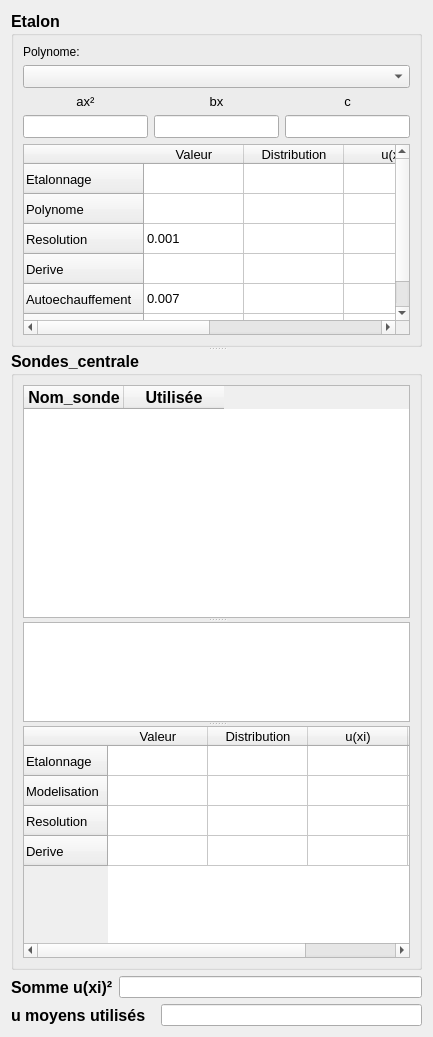
      <widget class="QWidget" name="tab_3">
       <attribute name="title">
        <string>Moyens de mesure</string>
       </attribute>
       <layout class="QVBoxLayout" name="verticalLayout_5">
        <item>
         <widget class="QSplitter" name="splitter_2">
          <property name="orientation">
           <enum>Qt::Vertical</enum>
          </property>
          <widget class="QGroupBox" name="groupBox_5">
           <property name="sizePolicy">
            <sizepolicy hsizetype="Preferred" vsizetype="Expanding">
             <horstretch>0</horstretch>
             <verstretch>0</verstretch>
            </sizepolicy>
           </property>
           <property name="font">
            <font>
             <pointsize>12</pointsize>
             <weight>75</weight>
             <bold>true</bold>
            </font>
           </property>
           <property name="title">
            <string>Etalon</string>
           </property>
           <layout class="QGridLayout" name="gridLayout_5">
            <item row="0" column="0">
             <widget class="QLabel" name="label_15">
              <property name="font">
               <font>
                <pointsize>9</pointsize>
                <weight>50</weight>
                <bold>false</bold>
               </font>
              </property>
              <property name="text">
               <string>Polynome:</string>
              </property>
             </widget>
            </item>
            <item row="1" column="0">
             <widget class="QComboBox" name="comboBox_polynome_etalon">
              <property name="font">
               <font>
                <pointsize>10</pointsize>
                <weight>50</weight>
                <bold>false</bold>
               </font>
              </property>
             </widget>
            </item>
            <item row="2" column="0">
             <layout class="QHBoxLayout" name="horizontalLayout_19">
              <item>
               <layout class="QVBoxLayout" name="verticalLayout_7">
                <item>
                 <widget class="QLabel" name="label_17">
                  <property name="font">
                   <font>
                    <pointsize>10</pointsize>
                    <weight>50</weight>
                    <bold>false</bold>
                   </font>
                  </property>
                  <property name="text">
                   <string>ax²</string>
                  </property>
                  <property name="alignment">
                   <set>Qt::AlignCenter</set>
                  </property>
                 </widget>
                </item>
                <item>
                 <widget class="QLineEdit" name="lineEdit_ax2">
                  <property name="font">
                   <font>
                    <pointsize>10</pointsize>
                    <weight>50</weight>
                    <bold>false</bold>
                   </font>
                  </property>
                  <property name="readOnly">
                   <bool>true</bool>
                  </property>
                 </widget>
                </item>
               </layout>
              </item>
              <item>
               <layout class="QVBoxLayout" name="verticalLayout_8">
                <item>
                 <widget class="QLabel" name="label_18">
                  <property name="font">
                   <font>
                    <pointsize>10</pointsize>
                    <weight>50</weight>
                    <bold>false</bold>
                   </font>
                  </property>
                  <property name="text">
                   <string>bx</string>
                  </property>
                  <property name="alignment">
                   <set>Qt::AlignCenter</set>
                  </property>
                 </widget>
                </item>
                <item>
                 <widget class="QLineEdit" name="lineEdit_bx">
                  <property name="font">
                   <font>
                    <pointsize>10</pointsize>
                    <weight>50</weight>
                    <bold>false</bold>
                   </font>
                  </property>
                  <property name="readOnly">
                   <bool>true</bool>
                  </property>
                 </widget>
                </item>
               </layout>
              </item>
              <item>
               <layout class="QVBoxLayout" name="verticalLayout_9">
                <item>
                 <widget class="QLabel" name="label_19">
                  <property name="font">
                   <font>
                    <pointsize>10</pointsize>
                    <weight>50</weight>
                    <bold>false</bold>
                   </font>
                  </property>
                  <property name="text">
                   <string>c</string>
                  </property>
                  <property name="alignment">
                   <set>Qt::AlignCenter</set>
                  </property>
                 </widget>
                </item>
                <item>
                 <widget class="QLineEdit" name="lineEdit_c">
                  <property name="font">
                   <font>
                    <pointsize>10</pointsize>
                    <weight>50</weight>
                    <bold>false</bold>
                   </font>
                  </property>
                  <property name="readOnly">
                   <bool>true</bool>
                  </property>
                 </widget>
                </item>
               </layout>
              </item>
             </layout>
            </item>
            <item row="3" column="0">
             <widget class="QTableWidget" name="tableWidget_u_etalon">
              <property name="font">
               <font>
                <pointsize>10</pointsize>
                <weight>50</weight>
                <bold>false</bold>
               </font>
              </property>
              <property name="selectionMode">
               <enum>QAbstractItemView::SingleSelection</enum>
              </property>
              <property name="cornerButtonEnabled">
               <bool>true</bool>
              </property>
              <attribute name="verticalHeaderShowSortIndicator" stdset="0">
               <bool>false</bool>
              </attribute>
              <row>
               <property name="text">
                <string>Etalonnage</string>
               </property>
              </row>
              <row>
               <property name="text">
                <string>Polynome</string>
               </property>
              </row>
              <row>
               <property name="text">
                <string>Resolution</string>
               </property>
              </row>
              <row>
               <property name="text">
                <string>Derive</string>
               </property>
              </row>
              <row>
               <property name="text">
                <string>Autoechauffement</string>
               </property>
              </row>
              <row>
               <property name="text">
                <string>Temp.Ambiante</string>
               </property>
              </row>
              <column>
               <property name="text">
                <string>Valeur</string>
               </property>
              </column>
              <column>
               <property name="text">
                <string>Distribution</string>
               </property>
              </column>
              <column>
               <property name="text">
                <string>u(xi)</string>
               </property>
              </column>
              <column>
               <property name="text">
                <string>u(xi)²</string>
               </property>
              </column>
              <item row="2" column="0">
               <property name="text">
                <string>0.001</string>
               </property>
              </item>
              <item row="4" column="0">
               <property name="text">
                <string>0.007</string>
               </property>
              </item>
              <item row="5" column="0">
               <property name="text">
                <string>0.006</string>
               </property>
              </item>
             </widget>
            </item>
           </layout>
          </widget>
          <widget class="QGroupBox" name="groupBox_6">
           <property name="sizePolicy">
            <sizepolicy hsizetype="Preferred" vsizetype="Expanding">
             <horstretch>0</horstretch>
             <verstretch>0</verstretch>
            </sizepolicy>
           </property>
           <property name="font">
            <font>
             <pointsize>12</pointsize>
             <weight>75</weight>
             <bold>true</bold>
            </font>
           </property>
           <property name="title">
            <string>Sondes_centrale</string>
           </property>
           <layout class="QVBoxLayout" name="verticalLayout_4">
            <item>
             <widget class="QSplitter" name="splitter">
              <property name="orientation">
               <enum>Qt::Vertical</enum>
              </property>
              <widget class="Tablewidget_select_sondes_centrales" name="tableWidget_select_sondes">
               <property name="mouseTracking">
                <bool>true</bool>
               </property>
               <property name="selectionMode">
                <enum>QAbstractItemView::SingleSelection</enum>
               </property>
               <column>
                <property name="text">
                 <string>Nom_sonde</string>
                </property>
               </column>
               <column>
                <property name="text">
                 <string>Utilisée</string>
                </property>
               </column>
              </widget>
              <widget class="QTextEdit" name="textEdit_list_ce_centrale">
               <property name="sizePolicy">
                <sizepolicy hsizetype="Expanding" vsizetype="Fixed">
                 <horstretch>0</horstretch>
                 <verstretch>0</verstretch>
                </sizepolicy>
               </property>
               <property name="maximumSize">
                <size>
                 <width>16777215</width>
                 <height>100</height>
                </size>
               </property>
               <property name="font">
                <font>
                 <pointsize>9</pointsize>
                 <weight>50</weight>
                 <bold>false</bold>
                </font>
               </property>
              </widget>
              <widget class="QTableWidget" name="tableWidget_u_centrale">
               <property name="font">
                <font>
                 <pointsize>10</pointsize>
                 <weight>50</weight>
                 <bold>false</bold>
                </font>
               </property>
               <property name="selectionMode">
                <enum>QAbstractItemView::SingleSelection</enum>
               </property>
               <property name="cornerButtonEnabled">
                <bool>true</bool>
               </property>
               <attribute name="verticalHeaderShowSortIndicator" stdset="0">
                <bool>false</bool>
               </attribute>
               <row>
                <property name="text">
                 <string>Etalonnage</string>
                </property>
               </row>
               <row>
                <property name="text">
                 <string>Modelisation</string>
                </property>
               </row>
               <row>
                <property name="text">
                 <string>Resolution</string>
                </property>
               </row>
               <row>
                <property name="text">
                 <string>Derive</string>
                </property>
               </row>
               <column>
                <property name="text">
                 <string>Valeur</string>
                </property>
               </column>
               <column>
                <property name="text">
                 <string>Distribution</string>
                </property>
               </column>
               <column>
                <property name="text">
                 <string>u(xi)</string>
                </property>
               </column>
               <column>
                <property name="text">
                 <string>u(xi)²</string>
                </property>
               </column>
              </widget>
             </widget>
            </item>
           </layout>
          </widget>
         </widget>
        </item>
        <item>
         <layout class="QHBoxLayout" name="horizontalLayout_16">
          <item>
           <widget class="QLabel" name="label_14">
            <property name="font">
             <font>
              <pointsize>12</pointsize>
              <weight>75</weight>
              <bold>true</bold>
             </font>
            </property>
            <property name="text">
             <string>Somme u(xi)²</string>
            </property>
           </widget>
          </item>
          <item>
           <widget class="QLineEdit" name="lineEdit_u_moyens_mesure">
            <property name="styleSheet">
             <string notr="true"/>
            </property>
            <property name="readOnly">
             <bool>true</bool>
            </property>
           </widget>
          </item>
         </layout>
        </item>
        <item>
         <layout class="QHBoxLayout" name="horizontalLayout_21">
          <property name="spacing">
           <number>15</number>
          </property>
          <item>
           <widget class="QLabel" name="label_21">
            <property name="font">
             <font>
              <pointsize>12</pointsize>
              <weight>75</weight>
              <bold>true</bold>
             </font>
            </property>
            <property name="text">
             <string>u moyens utilisés</string>
            </property>
           </widget>
          </item>
          <item>
           <widget class="QLineEdit" name="lineEdit_u_moyens">
            <property name="styleSheet">
             <string notr="true"/>
            </property>
            <property name="readOnly">
             <bool>true</bool>
            </property>
           </widget>
          </item>
         </layout>
        </item>
       </layout>
      </widget>
